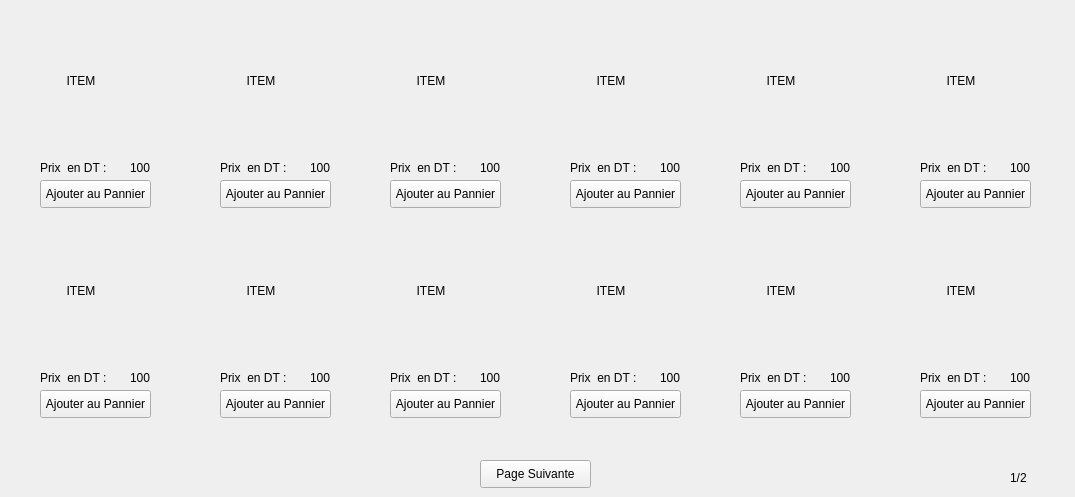
          <widget class="QWidget" name="pcportable_1">
           <widget class="QPushButton" name="item_1">
            <property name="geometry">
             <rect>
              <x>40</x>
              <y>180</y>
              <width>111</width>
              <height>28</height>
             </rect>
            </property>
            <property name="text">
             <string>Ajouter au Pannier</string>
            </property>
           </widget>
           <widget class="QLabel" name="label_2">
            <property name="geometry">
             <rect>
              <x>40</x>
              <y>30</y>
              <width>111</width>
              <height>101</height>
             </rect>
            </property>
            <property name="text">
             <string>        ITEM </string>
            </property>
           </widget>
           <widget class="QLabel" name="label_4">
            <property name="geometry">
             <rect>
              <x>40</x>
              <y>160</y>
              <width>91</width>
              <height>16</height>
             </rect>
            </property>
            <property name="text">
             <string>Prix  en DT : </string>
            </property>
           </widget>
           <widget class="QLabel" name="prix_item1">
            <property name="geometry">
             <rect>
              <x>130</x>
              <y>160</y>
              <width>56</width>
              <height>16</height>
             </rect>
            </property>
            <property name="text">
             <string>100</string>
            </property>
           </widget>
           <widget class="QLabel" name="label_6">
            <property name="geometry">
             <rect>
              <x>220</x>
              <y>160</y>
              <width>91</width>
              <height>16</height>
             </rect>
            </property>
            <property name="text">
             <string>Prix  en DT : </string>
            </property>
           </widget>
           <widget class="QPushButton" name="pushButton_2">
            <property name="geometry">
             <rect>
              <x>220</x>
              <y>180</y>
              <width>111</width>
              <height>28</height>
             </rect>
            </property>
            <property name="text">
             <string>Ajouter au Pannier</string>
            </property>
           </widget>
           <widget class="QLabel" name="label_7">
            <property name="geometry">
             <rect>
              <x>310</x>
              <y>160</y>
              <width>56</width>
              <height>16</height>
             </rect>
            </property>
            <property name="text">
             <string>100</string>
            </property>
           </widget>
           <widget class="QLabel" name="label_8">
            <property name="geometry">
             <rect>
              <x>220</x>
              <y>30</y>
              <width>111</width>
              <height>101</height>
             </rect>
            </property>
            <property name="text">
             <string>        ITEM </string>
            </property>
           </widget>
           <widget class="QLabel" name="label_9">
            <property name="geometry">
             <rect>
              <x>390</x>
              <y>160</y>
              <width>91</width>
              <height>16</height>
             </rect>
            </property>
            <property name="text">
             <string>Prix  en DT : </string>
            </property>
           </widget>
           <widget class="QLabel" name="label_10">
            <property name="geometry">
             <rect>
              <x>480</x>
              <y>160</y>
              <width>56</width>
              <height>16</height>
             </rect>
            </property>
            <property name="text">
             <string>100</string>
            </property>
           </widget>
           <widget class="QPushButton" name="pushButton_3">
            <property name="geometry">
             <rect>
              <x>390</x>
              <y>180</y>
              <width>111</width>
              <height>28</height>
             </rect>
            </property>
            <property name="text">
             <string>Ajouter au Pannier</string>
            </property>
           </widget>
           <widget class="QLabel" name="label_11">
            <property name="geometry">
             <rect>
              <x>570</x>
              <y>160</y>
              <width>91</width>
              <height>16</height>
             </rect>
            </property>
            <property name="text">
             <string>Prix  en DT : </string>
            </property>
           </widget>
           <widget class="QLabel" name="label_12">
            <property name="geometry">
             <rect>
              <x>570</x>
              <y>30</y>
              <width>111</width>
              <height>101</height>
             </rect>
            </property>
            <property name="text">
             <string>        ITEM </string>
            </property>
           </widget>
           <widget class="QLabel" name="label_13">
            <property name="geometry">
             <rect>
              <x>660</x>
              <y>160</y>
              <width>56</width>
              <height>16</height>
             </rect>
            </property>
            <property name="text">
             <string>100</string>
            </property>
           </widget>
           <widget class="QLabel" name="label_14">
            <property name="geometry">
             <rect>
              <x>390</x>
              <y>30</y>
              <width>111</width>
              <height>101</height>
             </rect>
            </property>
            <property name="text">
             <string>        ITEM </string>
            </property>
           </widget>
           <widget class="QPushButton" name="pushButton_4">
            <property name="geometry">
             <rect>
              <x>570</x>
              <y>180</y>
              <width>111</width>
              <height>28</height>
             </rect>
            </property>
            <property name="text">
             <string>Ajouter au Pannier</string>
            </property>
           </widget>
           <widget class="QLabel" name="label_15">
            <property name="geometry">
             <rect>
              <x>40</x>
              <y>370</y>
              <width>91</width>
              <height>16</height>
             </rect>
            </property>
            <property name="text">
             <string>Prix  en DT : </string>
            </property>
           </widget>
           <widget class="QLabel" name="label_16">
            <property name="geometry">
             <rect>
              <x>130</x>
              <y>370</y>
              <width>56</width>
              <height>16</height>
             </rect>
            </property>
            <property name="text">
             <string>100</string>
            </property>
           </widget>
           <widget class="QPushButton" name="pushButton_5">
            <property name="geometry">
             <rect>
              <x>40</x>
              <y>390</y>
              <width>111</width>
              <height>28</height>
             </rect>
            </property>
            <property name="text">
             <string>Ajouter au Pannier</string>
            </property>
           </widget>
           <widget class="QLabel" name="label_17">
            <property name="geometry">
             <rect>
              <x>220</x>
              <y>370</y>
              <width>91</width>
              <height>16</height>
             </rect>
            </property>
            <property name="text">
             <string>Prix  en DT : </string>
            </property>
           </widget>
           <widget class="QLabel" name="label_18">
            <property name="geometry">
             <rect>
              <x>220</x>
              <y>240</y>
              <width>111</width>
              <height>101</height>
             </rect>
            </property>
            <property name="text">
             <string>        ITEM </string>
            </property>
           </widget>
           <widget class="QLabel" name="label_19">
            <property name="geometry">
             <rect>
              <x>310</x>
              <y>370</y>
              <width>56</width>
              <height>16</height>
             </rect>
            </property>
            <property name="text">
             <string>100</string>
            </property>
           </widget>
           <widget class="QLabel" name="label_20">
            <property name="geometry">
             <rect>
              <x>40</x>
              <y>240</y>
              <width>111</width>
              <height>101</height>
             </rect>
            </property>
            <property name="text">
             <string>        ITEM </string>
            </property>
           </widget>
           <widget class="QPushButton" name="pushButton_6">
            <property name="geometry">
             <rect>
              <x>220</x>
              <y>390</y>
              <width>111</width>
              <height>28</height>
             </rect>
            </property>
            <property name="text">
             <string>Ajouter au Pannier</string>
            </property>
           </widget>
           <widget class="QLabel" name="label_21">
            <property name="geometry">
             <rect>
              <x>390</x>
              <y>370</y>
              <width>91</width>
              <height>16</height>
             </rect>
            </property>
            <property name="text">
             <string>Prix  en DT : </string>
            </property>
           </widget>
           <widget class="QLabel" name="label_22">
            <property name="geometry">
             <rect>
              <x>480</x>
              <y>370</y>
              <width>56</width>
              <height>16</height>
             </rect>
            </property>
            <property name="text">
             <string>100</string>
            </property>
           </widget>
           <widget class="QPushButton" name="pushButton_7">
            <property name="geometry">
             <rect>
              <x>390</x>
              <y>390</y>
              <width>111</width>
              <height>28</height>
             </rect>
            </property>
            <property name="text">
             <string>Ajouter au Pannier</string>
            </property>
           </widget>
           <widget class="QLabel" name="label_23">
            <property name="geometry">
             <rect>
              <x>570</x>
              <y>370</y>
              <width>91</width>
              <height>16</height>
             </rect>
            </property>
            <property name="text">
             <string>Prix  en DT : </string>
            </property>
           </widget>
           <widget class="QLabel" name="label_24">
            <property name="geometry">
             <rect>
              <x>570</x>
              <y>240</y>
              <width>111</width>
              <height>101</height>
             </rect>
            </property>
            <property name="text">
             <string>        ITEM </string>
            </property>
           </widget>
           <widget class="QLabel" name="label_25">
            <property name="geometry">
             <rect>
              <x>660</x>
              <y>370</y>
              <width>56</width>
              <height>16</height>
             </rect>
            </property>
            <property name="text">
             <string>100</string>
            </property>
           </widget>
           <widget class="QLabel" name="label_26">
            <property name="geometry">
             <rect>
              <x>390</x>
              <y>240</y>
              <width>111</width>
              <height>101</height>
             </rect>
            </property>
            <property name="text">
             <string>        ITEM </string>
            </property>
           </widget>
           <widget class="QPushButton" name="pushButton_8">
            <property name="geometry">
             <rect>
              <x>570</x>
              <y>390</y>
              <width>111</width>
              <height>28</height>
             </rect>
            </property>
            <property name="text">
             <string>Ajouter au Pannier</string>
            </property>
           </widget>
           <widget class="QLabel" name="label_27">
            <property name="geometry">
             <rect>
              <x>740</x>
              <y>160</y>
              <width>91</width>
              <height>16</height>
             </rect>
            </property>
            <property name="text">
             <string>Prix  en DT : </string>
            </property>
           </widget>
           <widget class="QLabel" name="label_28">
            <property name="geometry">
             <rect>
              <x>830</x>
              <y>160</y>
              <width>56</width>
              <height>16</height>
             </rect>
            </property>
            <property name="text">
             <string>100</string>
            </property>
           </widget>
           <widget class="QPushButton" name="pushButton_9">
            <property name="geometry">
             <rect>
              <x>740</x>
              <y>180</y>
              <width>111</width>
              <height>28</height>
             </rect>
            </property>
            <property name="text">
             <string>Ajouter au Pannier</string>
            </property>
           </widget>
           <widget class="QLabel" name="label_29">
            <property name="geometry">
             <rect>
              <x>920</x>
              <y>160</y>
              <width>91</width>
              <height>16</height>
             </rect>
            </property>
            <property name="text">
             <string>Prix  en DT : </string>
            </property>
           </widget>
           <widget class="QLabel" name="label_30">
            <property name="geometry">
             <rect>
              <x>920</x>
              <y>30</y>
              <width>111</width>
              <height>101</height>
             </rect>
            </property>
            <property name="text">
             <string>        ITEM </string>
            </property>
           </widget>
           <widget class="QLabel" name="label_31">
            <property name="geometry">
             <rect>
              <x>1010</x>
              <y>160</y>
              <width>56</width>
              <height>16</height>
             </rect>
            </property>
            <property name="text">
             <string>100</string>
            </property>
           </widget>
           <widget class="QLabel" name="label_32">
            <property name="geometry">
             <rect>
              <x>740</x>
              <y>30</y>
              <width>111</width>
              <height>101</height>
             </rect>
            </property>
            <property name="text">
             <string>        ITEM </string>
            </property>
           </widget>
           <widget class="QPushButton" name="pushButton_10">
            <property name="geometry">
             <rect>
              <x>920</x>
              <y>180</y>
              <width>111</width>
              <height>28</height>
             </rect>
            </property>
            <property name="text">
             <string>Ajouter au Pannier</string>
            </property>
           </widget>
           <widget class="QLabel" name="label_33">
            <property name="geometry">
             <rect>
              <x>740</x>
              <y>370</y>
              <width>91</width>
              <height>16</height>
             </rect>
            </property>
            <property name="text">
             <string>Prix  en DT : </string>
            </property>
           </widget>
           <widget class="QLabel" name="label_34">
            <property name="geometry">
             <rect>
              <x>830</x>
              <y>370</y>
              <width>56</width>
              <height>16</height>
             </rect>
            </property>
            <property name="text">
             <string>100</string>
            </property>
           </widget>
           <widget class="QPushButton" name="pushButton_11">
            <property name="geometry">
             <rect>
              <x>740</x>
              <y>390</y>
              <width>111</width>
              <height>28</height>
             </rect>
            </property>
            <property name="text">
             <string>Ajouter au Pannier</string>
            </property>
           </widget>
           <widget class="QLabel" name="label_35">
            <property name="geometry">
             <rect>
              <x>920</x>
              <y>370</y>
              <width>91</width>
              <height>16</height>
             </rect>
            </property>
            <property name="text">
             <string>Prix  en DT : </string>
            </property>
           </widget>
           <widget class="QLabel" name="label_36">
            <property name="geometry">
             <rect>
              <x>920</x>
              <y>240</y>
              <width>111</width>
              <height>101</height>
             </rect>
            </property>
            <property name="text">
             <string>        ITEM </string>
            </property>
           </widget>
           <widget class="QLabel" name="label_37">
            <property name="geometry">
             <rect>
              <x>1010</x>
              <y>370</y>
              <width>56</width>
              <height>16</height>
             </rect>
            </property>
            <property name="text">
             <string>100</string>
            </property>
           </widget>
           <widget class="QLabel" name="label_38">
            <property name="geometry">
             <rect>
              <x>740</x>
              <y>240</y>
              <width>111</width>
              <height>101</height>
             </rect>
            </property>
            <property name="text">
             <string>        ITEM </string>
            </property>
           </widget>
           <widget class="QPushButton" name="pushButton_12">
            <property name="geometry">
             <rect>
              <x>920</x>
              <y>390</y>
              <width>111</width>
              <height>28</height>
             </rect>
            </property>
            <property name="text">
             <string>Ajouter au Pannier</string>
            </property>
           </widget>
           <widget class="QLabel" name="label_39">
            <property name="geometry">
             <rect>
              <x>1010</x>
              <y>470</y>
              <width>56</width>
              <height>16</height>
             </rect>
            </property>
            <property name="text">
             <string>1/2</string>
            </property>
           </widget>
           <widget class="QPushButton" name="pcportable_next">
            <property name="geometry">
             <rect>
              <x>480</x>
              <y>460</y>
              <width>111</width>
              <height>28</height>
             </rect>
            </property>
            <property name="text">
             <string>Page Suivante</string>
            </property>
           </widget>
          </widget>
